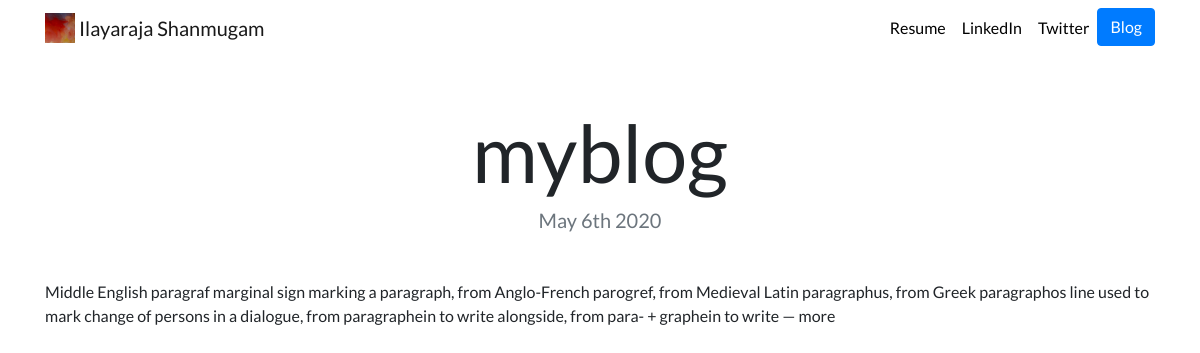
Page /blog/1/ on the committed database.
### blog/models.py (models this page shows, shortened)
class Blog(models.Model):
    title = models.CharField(max_length=200)
    desc = models.TextField()
    date = models.DateField()

### blog/views.py (the view)
# urls.py: path('<int:blog_id>/', views.detail, name='detail'),
def detail(request, blog_id):
    blog = get_object_or_404(Blog, pk=blog_id)
    return render(request, 'blog/detail.html',{'blog':blog})

### blog/templates/blog/detail.html
{% extends "portfolio/base.html" %}
{% load static %}
{% block content %}
<h1 class="text-center mt-5" id="blogdetailtitle">{{ blog.title }}</h1>
<h5 class="text-center text-muted mb-5">{{ blog.date|date:'F jS Y' }}</h5>
<p>{{ blog.desc|safe }}</p>
{% endblock %}

### portfolio/static/portfolio/custom.css (style rules this page uses)
body { font-family: 'Lato', sans-serif; }
@media (min-width: 992px) { #blogdetailtitle { font-size: 5rem; } }

### rows in the picture
Blog: title "myblog", date "May 6th 2020", desc "Middle English paragraf marginal sign marking a paragraph, from Anglo-French parogref, from Medieval Latin paragraphus, from Greek paragraphos line used to mark change of persons in a dialogue, from paragraphein to write alongside, from para- + graphein to write — more"
